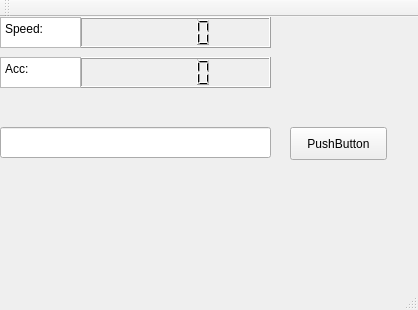
<?xml version="1.0" encoding="UTF-8"?>
<ui version="4.0">
 <class>MainWindow</class>
 <widget class="QMainWindow" name="MainWindow">
  <property name="geometry">
   <rect>
    <x>0</x>
    <y>0</y>
    <width>418</width>
    <height>310</height>
   </rect>
  </property>
  <property name="windowTitle">
   <string>MainWindow</string>
  </property>
  <widget class="QWidget" name="centralWidget">
   <widget class="QLCDNumber" name="lcdNumberSpeed">
    <property name="geometry">
     <rect>
      <x>80</x>
      <y>0</y>
      <width>191</width>
      <height>31</height>
     </rect>
    </property>
   </widget>
   <widget class="QLCDNumber" name="lcdNumberAcceleration">
    <property name="geometry">
     <rect>
      <x>80</x>
      <y>40</y>
      <width>191</width>
      <height>31</height>
     </rect>
    </property>
   </widget>
   <widget class="QPlainTextEdit" name="plainTextEdit">
    <property name="geometry">
     <rect>
      <x>0</x>
      <y>0</y>
      <width>81</width>
      <height>31</height>
     </rect>
    </property>
    <property name="plainText">
     <string>Speed:</string>
    </property>
   </widget>
   <widget class="QPlainTextEdit" name="plainTextEdit_2">
    <property name="geometry">
     <rect>
      <x>0</x>
      <y>40</y>
      <width>81</width>
      <height>31</height>
     </rect>
    </property>
    <property name="plainText">
     <string>Acc:</string>
    </property>
   </widget>
   <widget class="QLineEdit" name="lineEdit">
    <property name="geometry">
     <rect>
      <x>0</x>
      <y>110</y>
      <width>271</width>
      <height>31</height>
     </rect>
    </property>
   </widget>
   <widget class="QPushButton" name="pushButton">
    <property name="geometry">
     <rect>
      <x>290</x>
      <y>110</y>
      <width>97</width>
      <height>33</height>
     </rect>
    </property>
    <property name="text">
     <string>PushButton</string>
    </property>
   </widget>
  </widget>
  <widget class="QMenuBar" name="menuBar">
   <property name="geometry">
    <rect>
     <x>0</x>
     <y>0</y>
     <width>418</width>
     <height>29</height>
    </rect>
   </property>
  </widget>
  <widget class="QToolBar" name="mainToolBar">
   <attribute name="toolBarArea">
    <enum>TopToolBarArea</enum>
   </attribute>
   <attribute name="toolBarBreak">
    <bool>false</bool>
   </attribute>
  </widget>
  <widget class="QStatusBar" name="statusBar"/>
 </widget>
 <layoutdefault spacing="6" margin="11"/>
 <resources/>
 <connections>
  <connection>
   <sender>lineEdit</sender>
   <signal>textEdited(QString)</signal>
   <receiver>lcdNumberSpeed</receiver>
   <slot>display(QString)</slot>
   <hints>
    <hint type="sourcelabel">
     <x>248</x>
     <y>167</y>
    </hint>
    <hint type="destinationlabel">
     <x>256</x>
     <y>55</y>
    </hint>
   </hints>
  </connection>
 </connections>
</ui>
